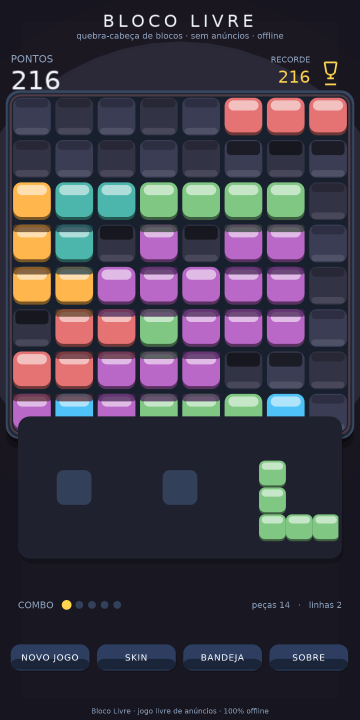
#> input picture screenshots/02_skin0.png, 720 x 1440 px, found by its file name (shown at 1/2 size)
$ python r3_8x8map.py
#> lines starting #> are read from the running program, lines starting #| are printed output that depends on the picture; after the words box and inside, x2 and y2 are one past the last pixel; in counts of white or black regions, pixels touching at a corner belong together
from PIL import Image
import numpy as np

base='/home/z/my-project/critic_shots/r3/'
a=np.array(Image.open(base+'02_skin0.png').convert('RGB')).astype(int)
# Verify 8x8: count distinct cell boxes. Horizontal cell x-starts from scanline y600: 112,197,282,366,451,536,620 → 7 cells + we need 8.
# Vertical cell y-starts: 193(?),280,364,449,533,618,703,787 → 8 rows.
# Check row 0 y 193-270: is it a cell row or gutter?
print('row0 y200 sample colors at cell centers x150,233,318,402,486,571,655:')
for x in [150,233,318,402,486,571,655]:
    print(f'  x={x}: y200={tuple(a[200,x])} y210={tuple(a[210,x])} y240={tuple(a[240,x])}')
#> this loop made 7 passes
#|   x=150: y200=(39, 39, 53) y210=(39, 39, 53) y240=(51, 51, 70)
#|   x=233: y200=(45, 46, 65) y210=(45, 46, 65) y240=(59, 61, 85)
#|   x=318: y200=(39, 39, 53) y210=(39, 39, 53) y240=(51, 51, 70)
#|   x=402: y200=(45, 46, 65) y210=(45, 46, 65) y240=(59, 61, 85)
#|   x=486: y200=(233, 134, 134) y210=(243, 192, 192) y240=(229, 115, 115)
#|   x=571: y200=(233, 134, 134) y210=(243, 192, 192) y240=(229, 115, 115)
#|   x=655: y200=(233, 134, 134) y210=(243, 192, 192) y240=(229, 115, 115)
# And count total cells: sample the full board at 40px steps, count "cell" (bright well) rectangles
iswell=~(np.abs(a-np.array([24,32,46])).sum(2)<30)
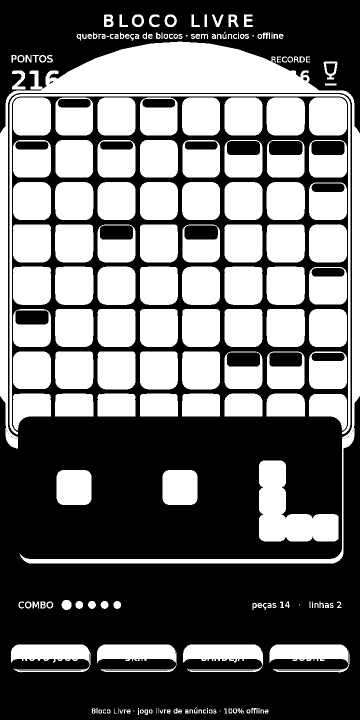
#> iswell: shape (1440, 720) bool (shown at 1/2 size); 43.3% white; 214 white regions (22 under 20 px), largest, box (x1, y1, x2, y2) and area: (0, 83, 720, 1127) 67796, (518, 921, 677, 1083) 13968, (19, 188, 701, 869) 10102
zone=iswell[190:835,100:700]
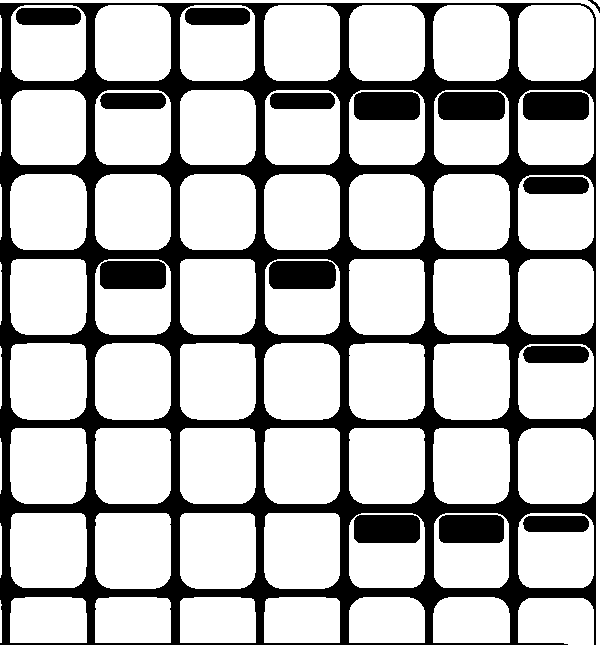
#> zone: shape (645, 600) bool; 72.8% white; 16 black regions, largest, box (x1, y1, x2, y2) and area: (0, 3, 596, 645) 85511, (438, 92, 505, 120) 1816, (269, 261, 336, 289) 1812
colprof=zone.mean(0)
#> colprof = 600 values, max 0.992 at index 596, min 0.00465 at index 2, mean 0.728
# find cell columns (contiguous bright)
runs=[];s=None
for i,v in enumerate(colprof>0.3):
    if v and s is None: s=i
    if not v and s is not None:
        if i-s>=20: runs.append((100+s,100+i))
        s=None
#> this loop made 600 passes
#> v on passes 1 to 12: True, True, False, False, False, False, False, False, False, False, True, True
#> after the loop, runs = [(110, 187), (195, 271), (280, 356), (364, 440), (449, 525), (533, 610), (618, 694)]; s = 596
print('cell column runs (width>=20):',runs)
#| cell column runs (width>=20): [(110, 187), (195, 271), (280, 356), (364, 440), (449, 525), (533, 610), (618, 694)]

$ run again, with screenshots/03_skin1.png copied over screenshots/02_skin0.png
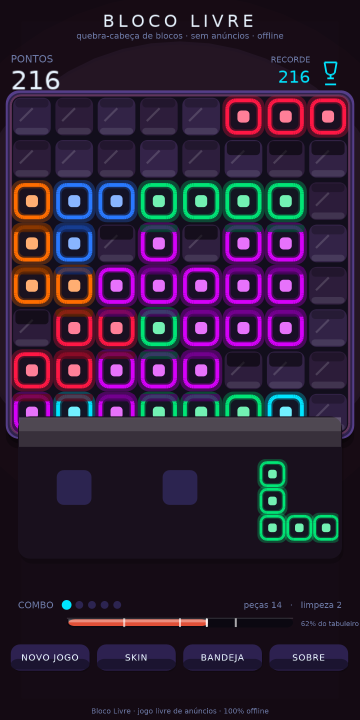
#> input picture screenshots/03_skin1.png, 720 x 1440 px, found by its file name (shown at 1/2 size)
#> the loop `for x in [150,233,318,402,486,571,655]:` made 7 passes
#|   x=150: y200=(33, 21, 43) y210=(33, 21, 43) y240=(44, 28, 57)
#|   x=233: y200=(38, 27, 53) y210=(38, 27, 53) y240=(50, 35, 70)
#|   x=318: y200=(34, 22, 45) y210=(34, 22, 45) y240=(45, 29, 59)
#|   x=402: y200=(39, 27, 54) y210=(39, 27, 54) y240=(51, 35, 71)
#|   x=486: y200=(255, 23, 68) y210=(26, 16, 33) y240=(255, 127, 152)
#> (further printed lines are left out)
#> `iswell=~(np.abs(a-np.array([24,32,46])).sum(2)<30)`:
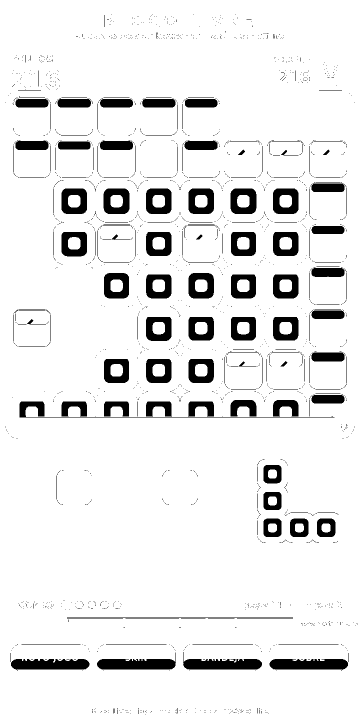
#> iswell: shape (1440, 720) bool (shown at 1/2 size); 91.1% white; 2049 black regions (1883 under 20 px), largest, box (x1, y1, x2, y2) and area: (194, 1305, 352, 1340) 3115, (539, 1318, 696, 1340) 3028, (366, 1304, 524, 1340) 3013
#> `zone=iswell[190:835,100:700]`:
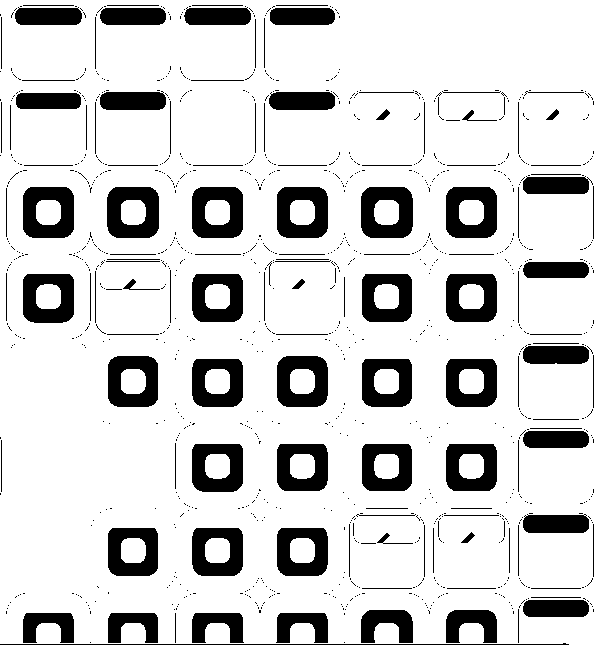
#> zone: shape (645, 600) bool; 82.5% white; 1050 black regions (924 under 20 px), largest, box (x1, y1, x2, y2) and area: (107, 187, 159, 238) 1955, (361, 187, 413, 238) 1953, (23, 187, 74, 238) 1924
#> colprof = 600 values, max 1 at index 594, min 0.467 at index 518, mean 0.825
#> the loop `for i,v in enumerate(colprof>0.3):` made 600 passes
#> after the loop `for i,v in enumerate(colprof>0.3):`: runs = []; s = 0
#| cell column runs (width>=20): []

$ run again, with screenshots/04_skin2.png copied over screenshots/02_skin0.png
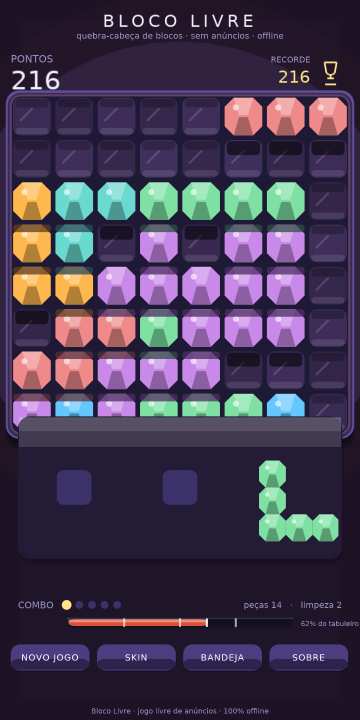
#> input picture screenshots/04_skin2.png, 720 x 1440 px, found by its file name (shown at 1/2 size)
#> the loop `for x in [150,233,318,402,486,571,655]:` made 7 passes
#|   x=150: y200=(39, 28, 56) y210=(39, 28, 56) y240=(51, 37, 73)
#|   x=233: y200=(46, 34, 67) y210=(46, 34, 67) y240=(61, 45, 88)
#|   x=318: y200=(40, 30, 57) y210=(40, 30, 57) y240=(53, 39, 75)
#|   x=402: y200=(47, 35, 68) y210=(47, 35, 68) y240=(62, 46, 89)
#|   x=486: y200=(243, 173, 173) y210=(243, 173, 173) y240=(167, 96, 96)
#> (further printed lines are left out)
#> `iswell=~(np.abs(a-np.array([24,32,46])).sum(2)<30)`:
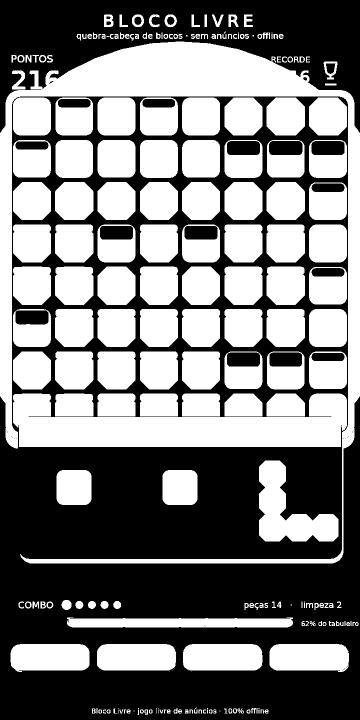
#> iswell: shape (1440, 720) bool (shown at 1/2 size); 48.8% white; 231 white regions (26 under 20 px), largest, box (x1, y1, x2, y2) and area: (0, 83, 720, 1127) 83776, (26, 787, 694, 894) 45987, (518, 921, 677, 1083) 12995
#> `zone=iswell[190:835,100:700]`:
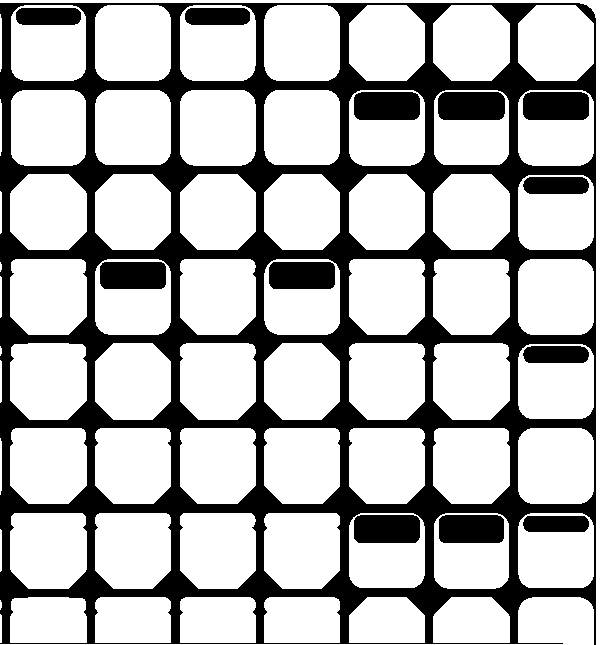
#> zone: shape (645, 600) bool; 71.4% white; 13 black regions, largest, box (x1, y1, x2, y2) and area: (0, 3, 596, 645) 92813, (438, 92, 505, 120) 1816, (354, 515, 420, 543) 1801
#> colprof = 600 values, max 1 at index 596, min 0.0062 at index 2, mean 0.714
#> the loop `for i,v in enumerate(colprof>0.3):` made 600 passes
#> v on passes 1 to 8: True, True, False, False, False, False, False, False
#> after the loop `for i,v in enumerate(colprof>0.3):`: runs = [(110, 187), (195, 271), (280, 356), (364, 440), (449, 525), (533, 610), (618, 694)]; s = 596
#| cell column runs (width>=20): [(110, 187), (195, 271), (280, 356), (364, 440), (449, 525), (533, 610), (618, 694)]
